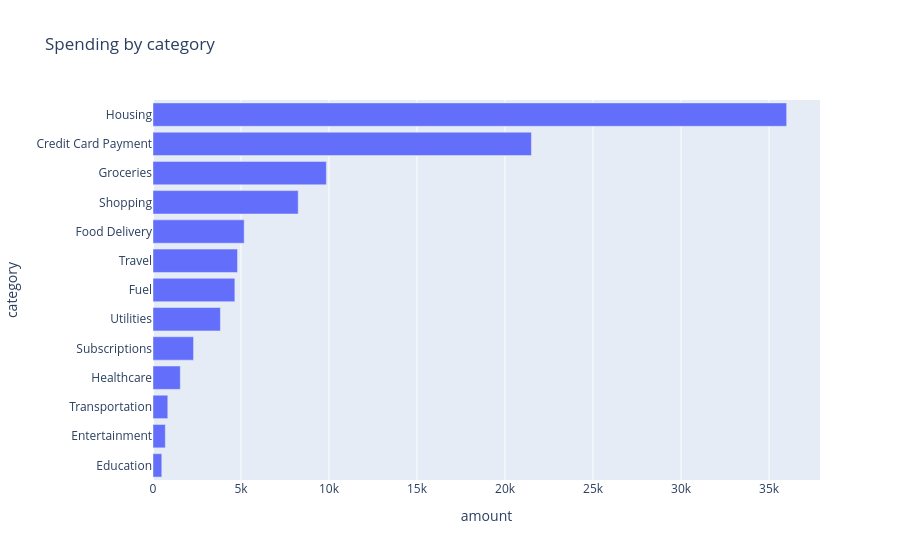
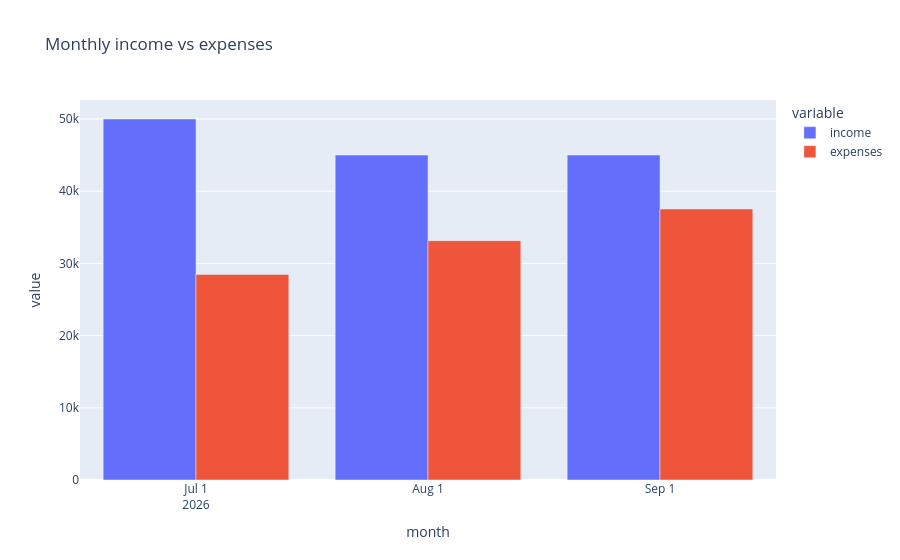

The code cell stored with these charts, in order, in its notebook:
### Code cell
import os
os.chdir(r"C:\Users\Hari Prasath\moneymap")
from src.data_loader import load_transactions
from src.data_cleaning import clean_transactions
from src.categorization import add_categories
from src.analytics import calculate_summary

raw = load_transactions("data/sample_transactions.csv")
clean, rejected, summary = clean_transactions(raw)
clean = add_categories(clean)

calculate_summary(clean)

spend = clean[(clean["amount"] < 0) & (clean["category"] != "Internal Transfer")]

by_cat = spend.groupby("category")["amount"].sum().abs().sort_values(ascending=False)
by_cat


import plotly.express as px
import pandas as pd

fig = px.bar(
    by_cat.reset_index(),
    x="amount",
    y="category",
    orientation="h",
    title="Spending by category",
)
fig.update_layout(yaxis={"categoryorder": "total ascending"})
fig.show()

clean["month"] = clean["date"].dt.to_period("M").astype(str)
clean[["date", "month"]].head()

rows = []
for month, group in clean.groupby("month"):
    result = calculate_summary(group)
    rows.append({"month": month, "income": result["income"], "expenses": result["expenses"]})

monthly = pd.DataFrame(rows)
monthly

import plotly.express as px

fig = px.bar(
    monthly,
    x="month",
    y=["income", "expenses"],
    barmode="group",
    title="Monthly income vs expenses",
)
fig.show()

def pct_change(old, new):
    if old == 0:
        return None
    return (new - old) / old * 100

print(pct_change(1000, 1250))
print(pct_change(0, 500))
print(pct_change(1000, 800))

clean["month"] = clean["date"].dt.to_period("M").astype(str)

spend = clean[(clean["amount"] < 0) & (clean["category"] != "Internal Transfer")]

table = spend.pivot_table(
    index="category",
    columns="month",
    values="amount",
    aggfunc="sum",
).abs().fillna(0)

table

changes = {}
for category in table.index:
    old = table.loc[category, "2026-08"]
    new = table.loc[category, "2026-09"]
    changes[category] = pct_change(old, new)

pd.Series(changes)

from src.analytics import category_changes

category_changes(clean, "2026-08", "2026-09")


from src.data_loader import load_transactions
from src.data_cleaning import clean_transactions
from src.categorization import add_categories
from src.analytics import calculate_summary, category_changes

raw = load_transactions("data/sample_transactions.csv")
clean, rejected, summary = clean_transactions(raw)
clean = add_categories(clean)


spend = clean[(clean["amount"] < 0) & (clean["category"] != "Internal Transfer")]
by_cat = spend.groupby("category")["amount"].sum().abs().sort_values(ascending=False)

share = by_cat / by_cat.sum() * 100
share.round(1)
share.head(3).sum()

from src.analytics import category_shares

share, top3 = category_shares(clean)
print(top3)
share.round(1)

changes = category_changes(clean, "2026-07", "2026-08")

rising = changes[changes["change_pct"] > 20]
rising

for category, row in rising.iterrows():
    old = row["2026-07"]
    new = row["2026-08"]
    pct = row["change_pct"]
    print(f"{category} rose {pct:.1f}% (₹{old:,.0f} to ₹{new:,.0f})")

rising = changes[(changes["change_pct"] > 20) & ((changes["2026-08"] - changes["2026-07"]) >= 500)]

for category, row in rising.iterrows():
    print(f"{category} rose {row['change_pct']:.1f}% (₹{row['2026-07']:,.0f} to ₹{row['2026-08']:,.0f})")


from src.insights import rising_category_insights

for i in rising_category_insights(clean, "2026-07", "2026-08"):
    print(i)
    


import pandas as pd

bank = pd.DataFrame({
    "narration": ["Swiggy", "Salary", "Rent"],
    "debit": [450, None, 12000],
    "credit": [None, 45000, None],
})

bank["amount"] = bank["credit"].fillna(0) - bank["debit"].fillna(0)
bank

import io
from src.data_loader import load_transactions

text = """Date,Narration,Withdrawal,Deposit
2026-07-01,Swiggy,450,
2026-07-02,Salary,,45000
"""
load_transactions(io.StringIO(text))

load_transactions("data/sample_transactions.csv").shape

import pandas as pd

dates = pd.Series(["05/07/2026", "15/07/2026"])

pd.to_datetime(dates, errors="coerce")

pd.to_datetime(dates, errors="coerce", dayfirst=True)
pd.to_datetime(dates, errors="coerce")

def parse_dates(series):
    for fmt in ["%Y-%m-%d", "%d/%m/%Y", "%d-%m-%Y"]:
        parsed = pd.to_datetime(series, format=fmt, errors="coerce")
        if parsed.notna().all():
            return parsed, fmt
    return pd.to_datetime(series, errors="coerce"), "unknown"

print(parse_dates(pd.Series(["2026-07-01", "2026-07-15"])))
print(parse_dates(pd.Series(["05/07/2026", "15/07/2026"])))
print(parse_dates(pd.Series(["05-07-2026", "15-07-2026"])))

import io
from src.data_loader import load_transactions
from src.data_cleaning import clean_transactions

text = """Date,Narration,Withdrawal,Deposit
05/07/2026,Swiggy,450,
15/07/2026,Salary,,45000
not a date,Rent,12000,
"""
clean, rejected, summary = clean_transactions(load_transactions(io.StringIO(text)))
print(summary)
clean

from src.data_loader import load_transactions
from src.data_cleaning import clean_transactions
from src.categorization import add_categories
from src.analytics import calculate_summary, category_changes

raw = load_transactions("data/sample_transactions.csv")
clean, rejected, summary = clean_transactions(raw)
clean = add_categories(clean)

from src.analytics import category_changes

changes = category_changes(clean, "2026-08", "2026-09")

new_spend = changes[(changes["2026-08"] == 0) & (changes["2026-09"] >= 1000)]
new_spend

from src.insights import new_spending_insights

for i in new_spending_insights(clean, "2026-08", "2026-09"):
    print(i)


spend = clean[clean["amount"] < 0]

groups = spend.groupby("description")["amount"].agg(["count", "mean", "std"])
groups[groups["count"] >= 3]

groups["wobble"] = groups["std"] / groups["mean"].abs()
groups[groups["count"] >= 3].sort_values("wobble").round(3)

netflix = spend[spend["description"] == "Netflix Subscription"].sort_values("date")
netflix["gap_days"] = netflix["date"].diff().dt.days
netflix[["date", "gap_days"]]

swiggy = spend[spend["description"] == "Swiggy Order"].sort_values("date")
swiggy["gap_days"] = swiggy["date"].diff().dt.days
swiggy[["date", "gap_days"]]

def gap_stats(g):
    gaps = g["date"].sort_values().diff().dt.days.dropna()
    return pd.Series({
        "avg_gap_days": gaps.mean(),
        "gap_wobble": gaps.std() / gaps.mean(),
    })

gaps = spend.groupby("description")[["date"]].apply(gap_stats)
gaps.round(2).sort_values("gap_wobble")

stats = groups.join(gaps)

candidates = stats[
    (stats["count"] >= 3)
    & (stats["wobble"] <= 0.1)
    & (stats["gap_wobble"] <= 0.2)
]
candidates.round(3)

from src.recurring_payments import find_recurring

find_recurring(clean)


import pandas as pd

clean["month"] = clean["date"].dt.to_period("M").astype(str)

rows = []
for month, group in clean.groupby("month"):
    r = calculate_summary(group)
    rows.append({"month": month, "savings_rate": r["savings_rate"]})

trend = pd.DataFrame(rows)
trend

trend["change_points"] = trend["savings_rate"].diff()
trend.round(1)

from src.analytics import monthly_summary

monthly_summary(clean).round(1)

last_date = clean["date"].max()
month_end = last_date + pd.offsets.MonthEnd(0)

last_date, month_end

from src.analytics import is_incomplete_last_month

print(is_incomplete_last_month(clean))

early = clean[clean["date"] <= "2026-09-10"]
print(is_incomplete_last_month(early))


spend = clean[(clean["amount"] < 0) & (clean["category"] != "Internal Transfer")]

top = spend.groupby("description")["amount"].agg(["sum", "count"])
top["sum"] = top["sum"].abs()
top = top.sort_values("sum", ascending=False).head(5)
top

from src.analytics import top_merchants

top_merchants(clean).round(1)

### Figure 1 — Plotly figure (JSON) as saved in the notebook; plotly's stock layout.template omitted (floating-point values rounded to 4 significant figures)
{"data": [{"hovertemplate": "amount=%{x}<br>category=%{y}<extra></extra>", "legendgroup": "", "marker": {"color": "#636efa", "pattern": {"shape": ""}}, "name": "", "orientation": "h", "showlegend": false, "textposition": "auto", "type": "bar", "x": [36000, 21500, 9850, 8250, 5180, 4800, 4650, 3830, 2304, 1550, 840, 700, 499], "xaxis": "x", "y": ["Housing", "Credit Card Payment", "Groceries", "Shopping", "Food Delivery", "Travel", "Fuel", "Utilities", "Subscriptions", "Healthcare", "Transportation", "Entertainment", "Education"], "yaxis": "y"}], "layout": {"barmode": "relative", "legend": {"tracegroupgap": 0}, "title": {"text": "Spending by category"}, "xaxis": {"anchor": "y", "domain": [0, 1], "title": {"text": "amount"}}, "yaxis": {"anchor": "x", "categoryorder": "total ascending", "domain": [0, 1], "title": {"text": "category"}}}}

### Figure 2 — Plotly figure (JSON) as saved in the notebook; plotly's stock layout.template omitted (floating-point values rounded to 4 significant figures)
{"data": [{"alignmentgroup": "True", "hovertemplate": "variable=income<br>month=%{x}<br>value=%{y}<extra></extra>", "legendgroup": "income", "marker": {"color": "#636efa", "pattern": {"shape": ""}}, "name": "income", "offsetgroup": "income", "orientation": "v", "showlegend": true, "textposition": "auto", "type": "bar", "x": ["2026-07", "2026-08", "2026-09"], "xaxis": "x", "y": [50000, 45000, 45000], "yaxis": "y"}, {"alignmentgroup": "True", "hovertemplate": "variable=expenses<br>month=%{x}<br>value=%{y}<extra></extra>", "legendgroup": "expenses", "marker": {"color": "#EF553B", "pattern": {"shape": ""}}, "name": "expenses", "offsetgroup": "expenses", "orientation": "v", "showlegend": true, "textposition": "auto", "type": "bar", "x": ["2026-07", "2026-08", "2026-09"], "xaxis": "x", "y": [28478, 33147, 37528], "yaxis": "y"}], "layout": {"barmode": "group", "legend": {"title": {"text": "variable"}, "tracegroupgap": 0}, "title": {"text": "Monthly income vs expenses"}, "xaxis": {"anchor": "y", "domain": [0, 1], "title": {"text": "month"}}, "yaxis": {"anchor": "x", "domain": [0, 1], "title": {"text": "value"}}}}
